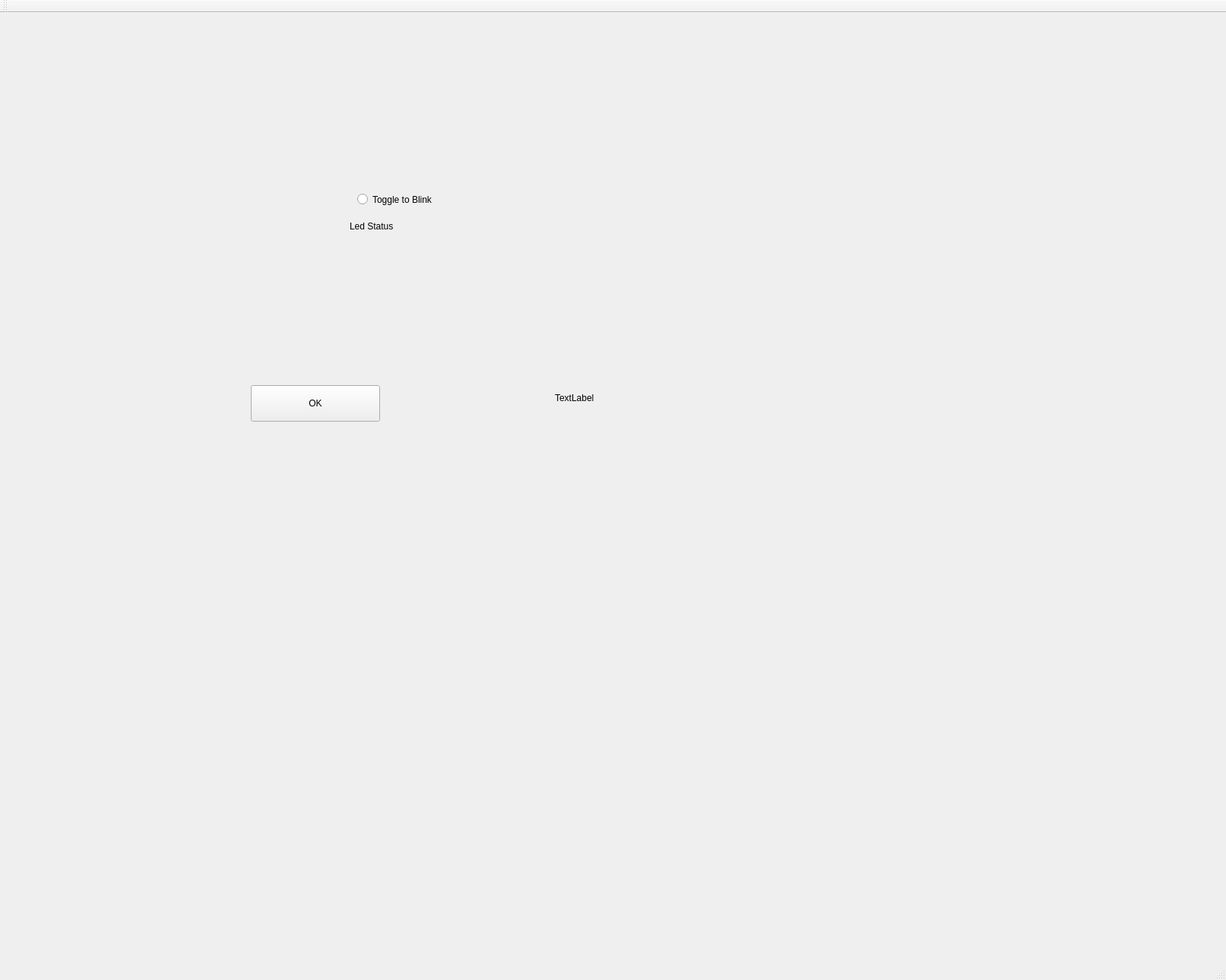
<?xml version="1.0" encoding="UTF-8"?>
<ui version="4.0">
 <class>MainWindow</class>
 <widget class="QMainWindow" name="MainWindow">
  <property name="geometry">
   <rect>
    <x>0</x>
    <y>0</y>
    <width>1613</width>
    <height>1290</height>
   </rect>
  </property>
  <property name="windowTitle">
   <string>SatRot - Taking everyone to space</string>
  </property>
  <widget class="QWidget" name="centralWidget">
   <widget class="QPushButton" name="clickMe">
    <property name="geometry">
     <rect>
      <x>330</x>
      <y>490</y>
      <width>170</width>
      <height>48</height>
     </rect>
    </property>
    <property name="text">
     <string>OK</string>
    </property>
   </widget>
   <widget class="QLabel" name="displayText">
    <property name="geometry">
     <rect>
      <x>730</x>
      <y>490</y>
      <width>1000</width>
      <height>34</height>
     </rect>
    </property>
    <property name="text">
     <string>TextLabel</string>
    </property>
    <property name="wordWrap">
     <bool>true</bool>
    </property>
   </widget>
   <widget class="QRadioButton" name="radioButton">
    <property name="geometry">
     <rect>
      <x>470</x>
      <y>230</y>
      <width>151</width>
      <height>31</height>
     </rect>
    </property>
    <property name="text">
     <string>Toggle to Blink</string>
    </property>
   </widget>
   <widget class="QLabel" name="ledStatus">
    <property name="geometry">
     <rect>
      <x>460</x>
      <y>270</y>
      <width>141</width>
      <height>21</height>
     </rect>
    </property>
    <property name="text">
     <string>Led Status</string>
    </property>
   </widget>
  </widget>
  <widget class="QMenuBar" name="menuBar">
   <property name="geometry">
    <rect>
     <x>0</x>
     <y>0</y>
     <width>1613</width>
     <height>28</height>
    </rect>
   </property>
  </widget>
  <widget class="QToolBar" name="mainToolBar">
   <attribute name="toolBarArea">
    <enum>TopToolBarArea</enum>
   </attribute>
   <attribute name="toolBarBreak">
    <bool>false</bool>
   </attribute>
  </widget>
  <widget class="QStatusBar" name="statusBar"/>
 </widget>
 <layoutdefault spacing="6" margin="11"/>
 <resources/>
 <connections/>
</ui>
